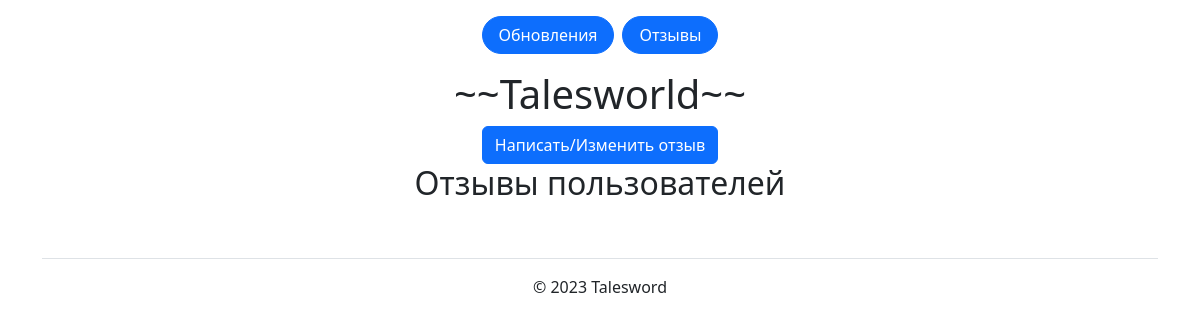
Page /feedbacks on the earlier database version.
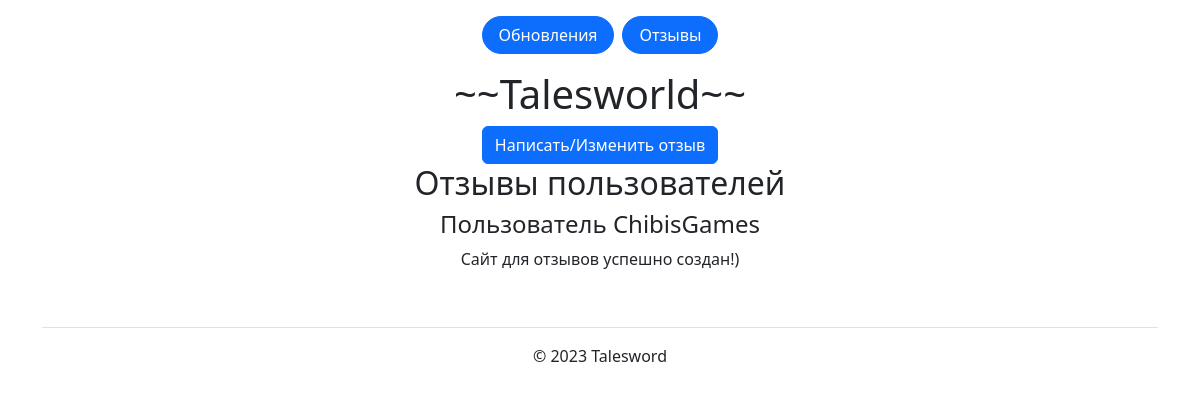
Same page on the later database version.
### webapp/models.py (models this page shows, shortened)
class User(db.Model, UserMixin):
    __tablename__ = 'user'
    id = db.Column(db.Integer, primary_key=True)
    login = db.Column(db.String(50),
                      nullable=False, unique=True)
    password = db.Column(db.String(100), nullable=False)

class Feedback(db.Model):
    __tablename__ = 'feedback'
    id = db.Column(db.Integer, primary_key=True)
    text = db.Column(db.String(1536), nullable=False)
    date = db.Column(db.DateTime, default=datetime.datetime.utcnow())
    user_id = db.Column(db.Integer, db.ForeignKey('user.id'), nullable=False)
    user = db.relationship('User',
                           backref=db.backref('feedbacks', lazy='joined'),
                           lazy=True)

### webapp/routes.py (the view)
@app.route('/feedbacks', methods=['GET'])
def feedbacks_page():
    return render_template('feedbacks.html',
                           items=User.query.filter(Feedback.id > 0).order_by(Feedback.date).all())

### webapp/routes.py (called while the page is built)
@app.after_request
def redirect_to_signin(response):
    if response.status_code == 401:
        return redirect(url_for('login_page'))
    return response

### webapp/templates/feedbacks.html (shortened to what this page needs)
{% extends 'base.html' %}
{% block body %}
<a class="btn btn-primary" href="/feedback_form" role="button">
	Написать/Изменить отзыв
</a>
<h2>Отзывы пользователей</h2>
{% for item in items %}
	{% if item.feedbacks[0] %}
        <div>
        	<h4>Пользователь {{ item.login }}</h4>
			<p> {{ item.feedbacks[0].text }} </p>
        </div>
	{% endif %}
{% endfor %}
{% endblock %}

### webapp/templates/base.html (shortened to what this page needs)
<!DOCTYPE html>
<html lang="ru">
<head>
    <link rel="stylesheet" href="{{ url_for('static', filename='css/main.css') }}">
    <link rel="stylesheet" href="https://cdn.jsdelivr.net/npm/bootstrap@5.2.3/dist/css/bootstrap.min.css">
    <header class="d-flex gap-2 justify-content-center py-3">
        <a href="/">
            <button class="btn btn-primary rounded-pill px-3" type="button">Обновления</button>
        </a>
        <a href="/feedbacks">
            <button class="btn btn-primary rounded-pill px-3" type="button">Отзывы</button>
        </a>
    </header>
</head>
<body>
    <div class="container centered">
        <div class="talesword">
            <h1>~~Talesworld~~</h1>
        </div>
	    {% block body %}{% endblock %}
    </div>
    <footer class="container py-3 my-4">
        <ul class="nav justify-content-center border-bottom pb-3 mb-3"></ul>
        <p class="text-center text-body-secondary">© 2023 Talesword</p>
    </footer>
</body>
</html>

### webapp/static/css/main.css (style rules this page uses)
.centered { text-align: center; }
p { word-wrap:break-word }

Differences in the rows shown:
now on this page (row edited): User: login "ChibisGames", text "Сайт для отзывов успешно создан!)"
